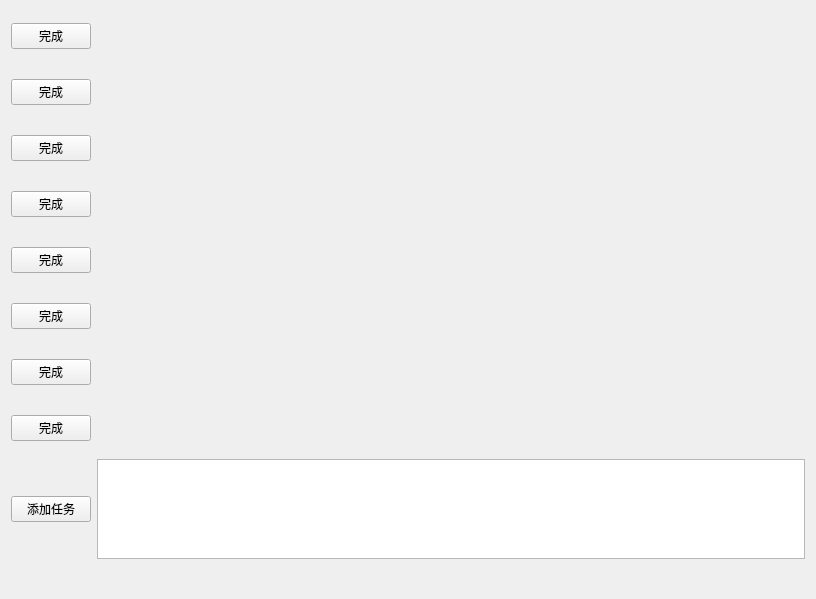
<?xml version="1.0" encoding="UTF-8"?>
<ui version="4.0">
 <class>QtWidgetsClass</class>
 <widget class="QWidget" name="QtWidgetsClass">
  <property name="geometry">
   <rect>
    <x>0</x>
    <y>0</y>
    <width>816</width>
    <height>599</height>
   </rect>
  </property>
  <property name="maximumSize">
   <size>
    <width>200000</width>
    <height>500000</height>
   </size>
  </property>
  <property name="windowTitle">
   <string>QtWidgetsClass</string>
  </property>
  <layout class="QGridLayout" name="gridLayout">
   <item row="1" column="0">
    <widget class="QPushButton" name="pushButton_2">
     <property name="maximumSize">
      <size>
       <width>93</width>
       <height>16777215</height>
      </size>
     </property>
     <property name="text">
      <string>完成</string>
     </property>
    </widget>
   </item>
   <item row="7" column="0">
    <widget class="QPushButton" name="pushButton_8">
     <property name="maximumSize">
      <size>
       <width>93</width>
       <height>16777215</height>
      </size>
     </property>
     <property name="text">
      <string>完成</string>
     </property>
    </widget>
   </item>
   <item row="8" column="1">
    <widget class="QTextEdit" name="textEdit">
     <property name="minimumSize">
      <size>
       <width>500</width>
       <height>100</height>
      </size>
     </property>
     <property name="maximumSize">
      <size>
       <width>200000</width>
       <height>100</height>
      </size>
     </property>
    </widget>
   </item>
   <item row="6" column="0">
    <widget class="QPushButton" name="pushButton_7">
     <property name="maximumSize">
      <size>
       <width>93</width>
       <height>16777215</height>
      </size>
     </property>
     <property name="text">
      <string>完成</string>
     </property>
    </widget>
   </item>
   <item row="3" column="1">
    <widget class="QLabel" name="label_4">
     <property name="minimumSize">
      <size>
       <width>200</width>
       <height>50</height>
      </size>
     </property>
     <property name="maximumSize">
      <size>
       <width>16777215</width>
       <height>50</height>
      </size>
     </property>
     <property name="text">
      <string/>
     </property>
     <property name="textFormat">
      <enum>Qt::AutoText</enum>
     </property>
     <property name="wordWrap">
      <bool>true</bool>
     </property>
    </widget>
   </item>
   <item row="0" column="1">
    <widget class="QLabel" name="label_1">
     <property name="minimumSize">
      <size>
       <width>200</width>
       <height>50</height>
      </size>
     </property>
     <property name="maximumSize">
      <size>
       <width>16777215</width>
       <height>50</height>
      </size>
     </property>
     <property name="text">
      <string/>
     </property>
     <property name="textFormat">
      <enum>Qt::AutoText</enum>
     </property>
     <property name="wordWrap">
      <bool>true</bool>
     </property>
    </widget>
   </item>
   <item row="0" column="0">
    <widget class="QPushButton" name="pushButton_1">
     <property name="maximumSize">
      <size>
       <width>93</width>
       <height>16777215</height>
      </size>
     </property>
     <property name="text">
      <string>完成</string>
     </property>
    </widget>
   </item>
   <item row="4" column="0">
    <widget class="QPushButton" name="pushButton_5">
     <property name="maximumSize">
      <size>
       <width>93</width>
       <height>16777215</height>
      </size>
     </property>
     <property name="text">
      <string>完成</string>
     </property>
    </widget>
   </item>
   <item row="8" column="0">
    <widget class="QPushButton" name="pushButton">
     <property name="text">
      <string>添加任务</string>
     </property>
    </widget>
   </item>
   <item row="2" column="1">
    <widget class="QLabel" name="label_3">
     <property name="minimumSize">
      <size>
       <width>200</width>
       <height>50</height>
      </size>
     </property>
     <property name="maximumSize">
      <size>
       <width>16777215</width>
       <height>50</height>
      </size>
     </property>
     <property name="text">
      <string/>
     </property>
     <property name="textFormat">
      <enum>Qt::AutoText</enum>
     </property>
     <property name="wordWrap">
      <bool>true</bool>
     </property>
    </widget>
   </item>
   <item row="2" column="0">
    <widget class="QPushButton" name="pushButton_3">
     <property name="maximumSize">
      <size>
       <width>93</width>
       <height>16777215</height>
      </size>
     </property>
     <property name="text">
      <string>完成</string>
     </property>
    </widget>
   </item>
   <item row="1" column="1">
    <widget class="QLabel" name="label_2">
     <property name="minimumSize">
      <size>
       <width>200</width>
       <height>50</height>
      </size>
     </property>
     <property name="maximumSize">
      <size>
       <width>16777215</width>
       <height>50</height>
      </size>
     </property>
     <property name="text">
      <string/>
     </property>
     <property name="textFormat">
      <enum>Qt::AutoText</enum>
     </property>
     <property name="wordWrap">
      <bool>true</bool>
     </property>
    </widget>
   </item>
   <item row="3" column="0">
    <widget class="QPushButton" name="pushButton_4">
     <property name="maximumSize">
      <size>
       <width>93</width>
       <height>16777215</height>
      </size>
     </property>
     <property name="text">
      <string>完成</string>
     </property>
    </widget>
   </item>
   <item row="4" column="1">
    <widget class="QLabel" name="label_5">
     <property name="minimumSize">
      <size>
       <width>200</width>
       <height>50</height>
      </size>
     </property>
     <property name="maximumSize">
      <size>
       <width>16777215</width>
       <height>50</height>
      </size>
     </property>
     <property name="text">
      <string/>
     </property>
     <property name="textFormat">
      <enum>Qt::RichText</enum>
     </property>
     <property name="wordWrap">
      <bool>true</bool>
     </property>
    </widget>
   </item>
   <item row="9" column="0">
    <spacer name="verticalSpacer_3">
     <property name="orientation">
      <enum>Qt::Vertical</enum>
     </property>
     <property name="sizeHint" stdset="0">
      <size>
       <width>20</width>
       <height>40</height>
      </size>
     </property>
    </spacer>
   </item>
   <item row="7" column="1">
    <widget class="QLabel" name="label_8">
     <property name="minimumSize">
      <size>
       <width>200</width>
       <height>50</height>
      </size>
     </property>
     <property name="maximumSize">
      <size>
       <width>16777215</width>
       <height>50</height>
      </size>
     </property>
     <property name="text">
      <string/>
     </property>
     <property name="textFormat">
      <enum>Qt::AutoText</enum>
     </property>
     <property name="wordWrap">
      <bool>true</bool>
     </property>
    </widget>
   </item>
   <item row="5" column="0">
    <widget class="QPushButton" name="pushButton_6">
     <property name="maximumSize">
      <size>
       <width>93</width>
       <height>16777215</height>
      </size>
     </property>
     <property name="text">
      <string>完成</string>
     </property>
    </widget>
   </item>
   <item row="5" column="1">
    <widget class="QLabel" name="label_6">
     <property name="minimumSize">
      <size>
       <width>200</width>
       <height>50</height>
      </size>
     </property>
     <property name="maximumSize">
      <size>
       <width>16777215</width>
       <height>50</height>
      </size>
     </property>
     <property name="text">
      <string/>
     </property>
     <property name="textFormat">
      <enum>Qt::RichText</enum>
     </property>
     <property name="wordWrap">
      <bool>true</bool>
     </property>
    </widget>
   </item>
   <item row="6" column="1">
    <widget class="QLabel" name="label_7">
     <property name="minimumSize">
      <size>
       <width>200</width>
       <height>50</height>
      </size>
     </property>
     <property name="maximumSize">
      <size>
       <width>16777215</width>
       <height>50</height>
      </size>
     </property>
     <property name="text">
      <string/>
     </property>
     <property name="textFormat">
      <enum>Qt::AutoText</enum>
     </property>
     <property name="wordWrap">
      <bool>true</bool>
     </property>
    </widget>
   </item>
  </layout>
 </widget>
 <layoutdefault spacing="6" margin="11"/>
 <resources/>
 <connections>
  <connection>
   <sender>pushButton_1</sender>
   <signal>clicked()</signal>
   <receiver>label_1</receiver>
   <slot>clear()</slot>
   <hints>
    <hint type="sourcelabel">
     <x>69</x>
     <y>37</y>
    </hint>
    <hint type="destinationlabel">
     <x>178</x>
     <y>37</y>
    </hint>
   </hints>
  </connection>
  <connection>
   <sender>pushButton_2</sender>
   <signal>clicked()</signal>
   <receiver>label_2</receiver>
   <slot>clear()</slot>
   <hints>
    <hint type="sourcelabel">
     <x>89</x>
     <y>98</y>
    </hint>
    <hint type="destinationlabel">
     <x>226</x>
     <y>93</y>
    </hint>
   </hints>
  </connection>
  <connection>
   <sender>pushButton_3</sender>
   <signal>clicked()</signal>
   <receiver>label_3</receiver>
   <slot>clear()</slot>
   <hints>
    <hint type="sourcelabel">
     <x>96</x>
     <y>149</y>
    </hint>
    <hint type="destinationlabel">
     <x>183</x>
     <y>150</y>
    </hint>
   </hints>
  </connection>
  <connection>
   <sender>pushButton_4</sender>
   <signal>clicked()</signal>
   <receiver>label_4</receiver>
   <slot>clear()</slot>
   <hints>
    <hint type="sourcelabel">
     <x>88</x>
     <y>210</y>
    </hint>
    <hint type="destinationlabel">
     <x>248</x>
     <y>210</y>
    </hint>
   </hints>
  </connection>
  <connection>
   <sender>pushButton_5</sender>
   <signal>clicked()</signal>
   <receiver>label_5</receiver>
   <slot>clear()</slot>
   <hints>
    <hint type="sourcelabel">
     <x>83</x>
     <y>268</y>
    </hint>
    <hint type="destinationlabel">
     <x>186</x>
     <y>269</y>
    </hint>
   </hints>
  </connection>
  <connection>
   <sender>pushButton_6</sender>
   <signal>clicked()</signal>
   <receiver>label_6</receiver>
   <slot>clear()</slot>
   <hints>
    <hint type="sourcelabel">
     <x>76</x>
     <y>321</y>
    </hint>
    <hint type="destinationlabel">
     <x>190</x>
     <y>320</y>
    </hint>
   </hints>
  </connection>
  <connection>
   <sender>pushButton_7</sender>
   <signal>clicked()</signal>
   <receiver>label_7</receiver>
   <slot>clear()</slot>
   <hints>
    <hint type="sourcelabel">
     <x>85</x>
     <y>375</y>
    </hint>
    <hint type="destinationlabel">
     <x>149</x>
     <y>376</y>
    </hint>
   </hints>
  </connection>
  <connection>
   <sender>pushButton_8</sender>
   <signal>clicked()</signal>
   <receiver>label_8</receiver>
   <slot>clear()</slot>
   <hints>
    <hint type="sourcelabel">
     <x>97</x>
     <y>440</y>
    </hint>
    <hint type="destinationlabel">
     <x>167</x>
     <y>438</y>
    </hint>
   </hints>
  </connection>
  <connection>
   <sender>pushButton_1</sender>
   <signal>clicked()</signal>
   <receiver>QtWidgetsClass</receiver>
   <slot>check()</slot>
   <hints>
    <hint type="sourcelabel">
     <x>17</x>
     <y>39</y>
    </hint>
    <hint type="destinationlabel">
     <x>5</x>
     <y>54</y>
    </hint>
   </hints>
  </connection>
  <connection>
   <sender>pushButton_2</sender>
   <signal>clicked()</signal>
   <receiver>QtWidgetsClass</receiver>
   <slot>check()</slot>
   <hints>
    <hint type="sourcelabel">
     <x>15</x>
     <y>94</y>
    </hint>
    <hint type="destinationlabel">
     <x>4</x>
     <y>105</y>
    </hint>
   </hints>
  </connection>
  <connection>
   <sender>pushButton_3</sender>
   <signal>clicked()</signal>
   <receiver>QtWidgetsClass</receiver>
   <slot>check()</slot>
   <hints>
    <hint type="sourcelabel">
     <x>20</x>
     <y>151</y>
    </hint>
    <hint type="destinationlabel">
     <x>0</x>
     <y>159</y>
    </hint>
   </hints>
  </connection>
  <connection>
   <sender>pushButton_4</sender>
   <signal>clicked()</signal>
   <receiver>QtWidgetsClass</receiver>
   <slot>check()</slot>
   <hints>
    <hint type="sourcelabel">
     <x>17</x>
     <y>205</y>
    </hint>
    <hint type="destinationlabel">
     <x>5</x>
     <y>211</y>
    </hint>
   </hints>
  </connection>
  <connection>
   <sender>pushButton_5</sender>
   <signal>clicked()</signal>
   <receiver>QtWidgetsClass</receiver>
   <slot>check()</slot>
   <hints>
    <hint type="sourcelabel">
     <x>18</x>
     <y>262</y>
    </hint>
    <hint type="destinationlabel">
     <x>6</x>
     <y>268</y>
    </hint>
   </hints>
  </connection>
  <connection>
   <sender>pushButton_6</sender>
   <signal>clicked()</signal>
   <receiver>QtWidgetsClass</receiver>
   <slot>check()</slot>
   <hints>
    <hint type="sourcelabel">
     <x>21</x>
     <y>320</y>
    </hint>
    <hint type="destinationlabel">
     <x>3</x>
     <y>322</y>
    </hint>
   </hints>
  </connection>
  <connection>
   <sender>pushButton_7</sender>
   <signal>clicked()</signal>
   <receiver>QtWidgetsClass</receiver>
   <slot>check()</slot>
   <hints>
    <hint type="sourcelabel">
     <x>29</x>
     <y>379</y>
    </hint>
    <hint type="destinationlabel">
     <x>4</x>
     <y>379</y>
    </hint>
   </hints>
  </connection>
  <connection>
   <sender>pushButton_8</sender>
   <signal>clicked()</signal>
   <receiver>QtWidgetsClass</receiver>
   <slot>check()</slot>
   <hints>
    <hint type="sourcelabel">
     <x>20</x>
     <y>432</y>
    </hint>
    <hint type="destinationlabel">
     <x>2</x>
     <y>439</y>
    </hint>
   </hints>
  </connection>
  <connection>
   <sender>pushButton</sender>
   <signal>clicked()</signal>
   <receiver>QtWidgetsClass</receiver>
   <slot>add()</slot>
   <hints>
    <hint type="sourcelabel">
     <x>74</x>
     <y>507</y>
    </hint>
    <hint type="destinationlabel">
     <x>48</x>
     <y>466</y>
    </hint>
   </hints>
  </connection>
 </connections>
 <slots>
  <slot>add()</slot>
  <slot>check()</slot>
 </slots>
</ui>
